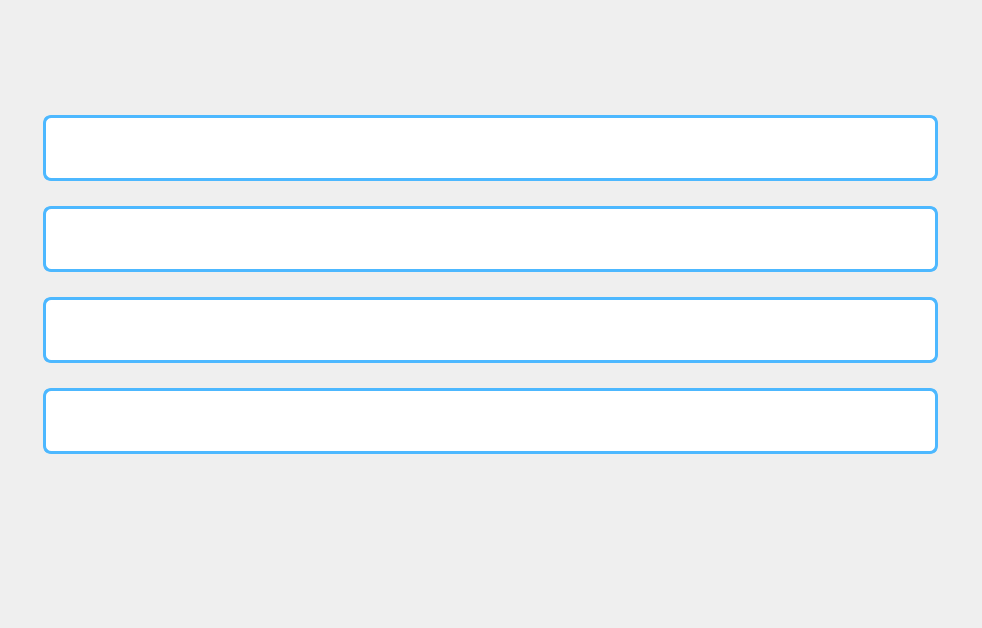
<?xml version="1.0" encoding="UTF-8"?>
<ui version="4.0">
 <class>RouteAddWindow</class>
 <widget class="QWidget" name="RouteAddWindow">
  <property name="geometry">
   <rect>
    <x>0</x>
    <y>0</y>
    <width>982</width>
    <height>628</height>
   </rect>
  </property>
  <property name="windowTitle">
   <string>Form</string>
  </property>
  <widget class="QLabel" name="label">
   <property name="geometry">
    <rect>
     <x>0</x>
     <y>0</y>
     <width>982</width>
     <height>628</height>
    </rect>
   </property>
   <property name="text">
    <string/>
   </property>
   <property name="pixmap">
    <pixmap resource="resources.qrc">:/addWindow.png</pixmap>
   </property>
  </widget>
  <widget class="QLineEdit" name="lineEdit_2">
   <property name="geometry">
    <rect>
     <x>43</x>
     <y>206</y>
     <width>895</width>
     <height>66</height>
    </rect>
   </property>
   <property name="styleSheet">
    <string notr="true">QLineEdit {
    border: 3px solid #4DB8FF;
    border-radius: 8px;
    gridline-color: #6D55FF;
    background-color: white;	
	color: black;
	font-size: 16pt;
	padding-left: 10px;
	font-family: Karla;
}</string>
   </property>
  </widget>
  <widget class="QPushButton" name="pushButton_9">
   <property name="geometry">
    <rect>
     <x>371</x>
     <y>476</y>
     <width>240</width>
     <height>82</height>
    </rect>
   </property>
   <property name="styleSheet">
    <string notr="true">border-radius: 20px; </string>
   </property>
   <property name="text">
    <string/>
   </property>
   <property name="icon">
    <iconset resource="resources.qrc">
     <normaloff>:/appendAdminButton.png</normaloff>:/appendAdminButton.png</iconset>
   </property>
   <property name="iconSize">
    <size>
     <width>240</width>
     <height>82</height>
    </size>
   </property>
  </widget>
  <widget class="QLineEdit" name="lineEdit_3">
   <property name="geometry">
    <rect>
     <x>43</x>
     <y>297</y>
     <width>895</width>
     <height>66</height>
    </rect>
   </property>
   <property name="styleSheet">
    <string notr="true">QLineEdit {
    border: 3px solid #4DB8FF;
    border-radius: 8px;
    gridline-color: #6D55FF;
    background-color: white;	
	color: black;
	font-size: 16pt;
	padding-left: 10px;
	font-family: Karla;
}</string>
   </property>
  </widget>
  <widget class="QPushButton" name="pushButton_2">
   <property name="geometry">
    <rect>
     <x>958</x>
     <y>14</y>
     <width>17</width>
     <height>17</height>
    </rect>
   </property>
   <property name="styleSheet">
    <string notr="true">border-radius: 20px; </string>
   </property>
   <property name="text">
    <string/>
   </property>
   <property name="icon">
    <iconset resource="resources.qrc">
     <normaloff>:/closeIcon.png</normaloff>:/closeIcon.png</iconset>
   </property>
   <property name="iconSize">
    <size>
     <width>17</width>
     <height>17</height>
    </size>
   </property>
  </widget>
  <widget class="QPushButton" name="pushButton_3">
   <property name="geometry">
    <rect>
     <x>934</x>
     <y>14</y>
     <width>17</width>
     <height>17</height>
    </rect>
   </property>
   <property name="styleSheet">
    <string notr="true">border-radius: 20px; </string>
   </property>
   <property name="text">
    <string/>
   </property>
   <property name="icon">
    <iconset resource="resources.qrc">
     <normaloff>:/swapIcon.png</normaloff>:/swapIcon.png</iconset>
   </property>
   <property name="iconSize">
    <size>
     <width>17</width>
     <height>17</height>
    </size>
   </property>
  </widget>
  <widget class="QLineEdit" name="lineEdit">
   <property name="geometry">
    <rect>
     <x>43</x>
     <y>115</y>
     <width>895</width>
     <height>66</height>
    </rect>
   </property>
   <property name="styleSheet">
    <string notr="true">QLineEdit {
    border: 3px solid #4DB8FF;
    border-radius: 8px;
    gridline-color: #6D55FF;
    background-color: white;	
	color: black;
	font-size: 16pt;
	padding-left: 10px;
	font-family: Karla;
}</string>
   </property>
  </widget>
  <widget class="QComboBox" name="comboBox">
   <property name="geometry">
    <rect>
     <x>43</x>
     <y>388</y>
     <width>895</width>
     <height>66</height>
    </rect>
   </property>
   <property name="styleSheet">
    <string notr="true">QComboBox {
    border: 3px solid #4DB8FF;
    border-radius: 8px;
    gridline-color: #6D55FF;
    background-color: white;	
	color: black;
	font-size: 16pt;
	padding-left: 10px;
	font-family: Karla;
}

QComboBox::drop-down {
	subcontrol-origin: padding;
    subcontrol-position: top right;
    width: 40px;
    border-left-width: 1px;
    border-left-style: solid;
    border-top-right-radius: 3px;
    border-bottom-right-radius: 3px;
}
QComboBox::down-arrow {
	image: url(:/DownArrow3.png);
}
QComboBox::drop-down:hover {
	background-color: lightgray;
}</string>
   </property>
  </widget>
 </widget>
 <resources>
  <include location="resources.qrc"/>
 </resources>
 <connections/>
</ui>
